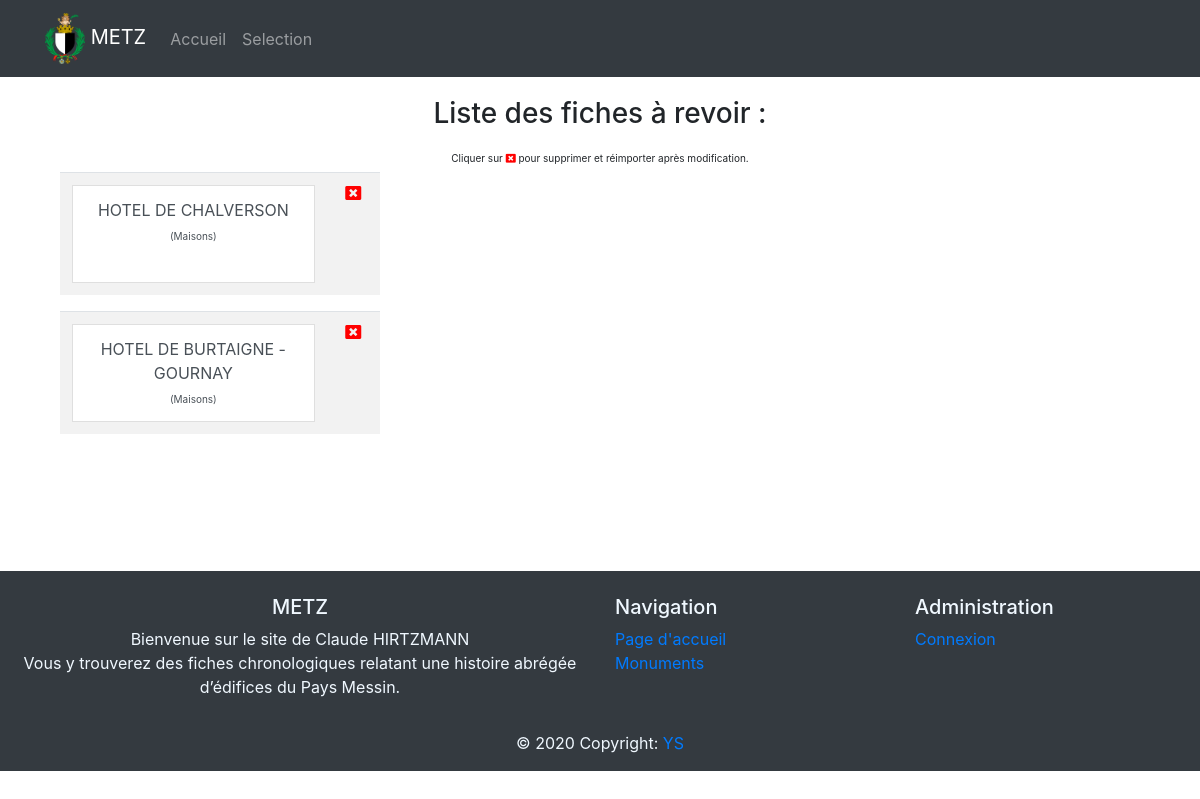
The page /modif/ on the database as committed earlier.
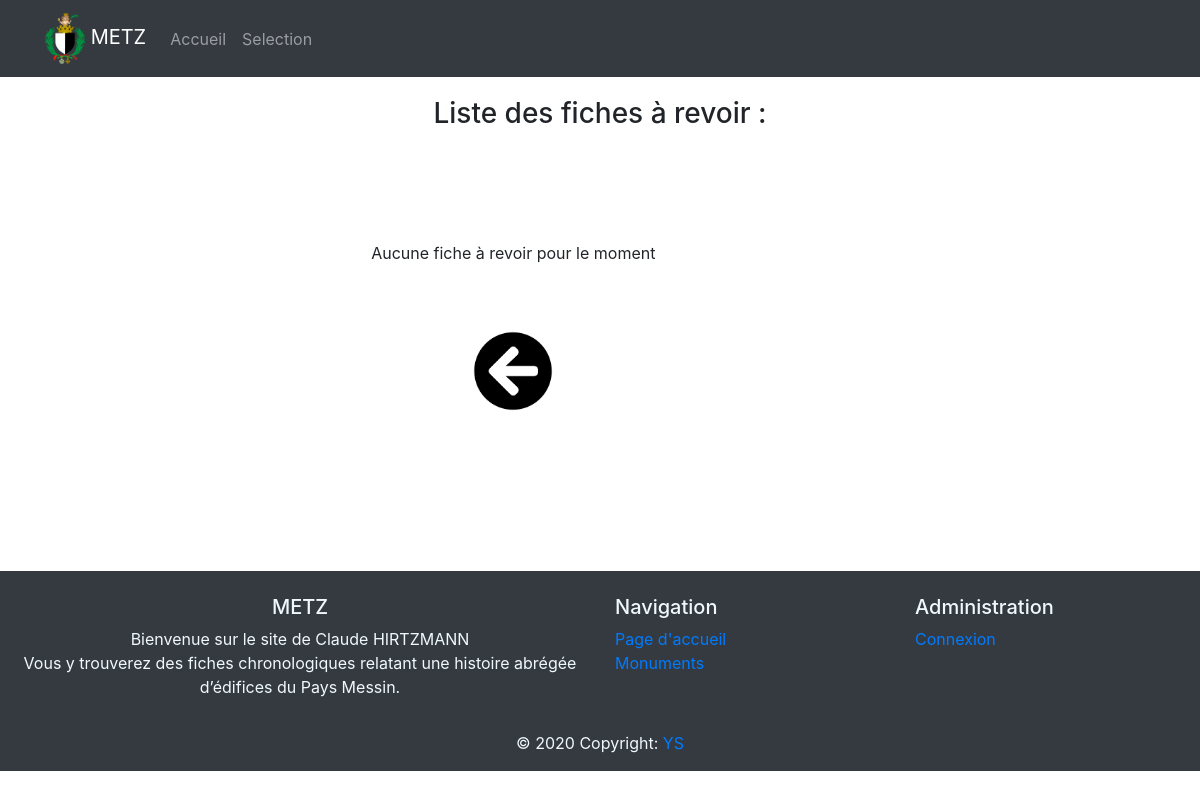
The same page on the database as committed later.
### ville/models.py (models this page shows, shortened)
class Noms (models.Model):
    selection = models.CharField(choices=SELECTION, max_length=25)
    nom = models.CharField(max_length=120)
    slug = models.SlugField()
    verification = models.BooleanField(default=False)
    creation = models.DateTimeField(auto_now_add=True, auto_now=False)      # True / False
    updated = models.DateTimeField(auto_now_add=False, auto_now=True)

### ville/views.py (the view)
# urls.py: path("modif/", views.modif_fiche, name="modif_fiche"),
def modif_fiche (request) :
    modif_fiches = Noms.objects.filter(verification=True)
    context = {
        "modif_fiches" : modif_fiches,
    }
    return render (request, 'ville/modification.html', context)

### templates/ville/modification.html (shortened to what this page needs)
{% extends 'base.html' %}
{% load static%}
{% block content %}
<link rel="stylesheet" href="https://use.fontawesome.com/releases/v5.11.2/css/all.css">
<div class="container mt-3" style="min-height: 450px;">
    <h3 style="text-align: center; margin: 20px 0;">Liste des fiches à revoir : </h3>
    <div style="text-align: center; margin-bottom: -10px; font-size: x-small; ">
        {% if modif_fiches %}
        <p> Cliquer sur <i class="fa fa-window-close" style='color: red;' ></i> pour supprimer et réimporter après modification. </p>
        {% endif %}
    </div>
    <div class="row">
        <div class="col-lg-4 col-md-6 mb-4">
            <div class="mb-3" >
                <div class="container" style="text-align: center;">
                    {% for modif_fiche in modif_fiches %}
                    <table class="table table-striped ">
                        <tbody>
                          <tr>
                            <td class="col-sm-10"><a href='{% url "detail" modif_fiche.selection modif_fiche.slug  %}' class="list-group-item list-group-item-action" style="height: 98px;"> {{modif_fiche.nom}} <br> <span style="font-size: x-small;">({{modif_fiche.selection}})</span> </a></td>
                            <td class="col-sm-2">
                                <a style='color: red;' href='{% url "del_verif" modif_fiche.selection modif_fiche.slug %}' class="d-flex align-items-center justify-content-center">
                                    <i class="fa fa-window-close float-right"></i>
                                </a>
                            </td>
                          </tr>
                        </tbody>
                      </table>
                      {% empty %}
                      <div class="container col-sm-12  offset-11" style="margin-top: 100px; ";>
                          <p>Aucune fiche à revoir pour le moment</p>
                          <div class="col-sm-12" style="text-align: center;">
                              <a href="{% url 'selection' %}">
                                  <img src="{% static 'img/left-arrow.png' %}" style="width: 80px; margin-top: 50px;" alt="MetZ">
                              </a>
                          </div>
                      </div>
                    {% endfor %}
                </div>
            </div>
        </div>
    </div>
</div>
{% endblock %}

Rows that differ between the two databases and show on the page:
removed Noms: nom "HOTEL DE CHALVERSON", selection "Maisons"
removed Noms: nom "HOTEL DE BURTAIGNE - GOURNAY", selection "Maisons"
Other text that changed with them:
text no longer shown: "Cliquer sur pour supprimer et réimporter après modification."
text now shown: "Aucune fiche à revoir pour le moment"
